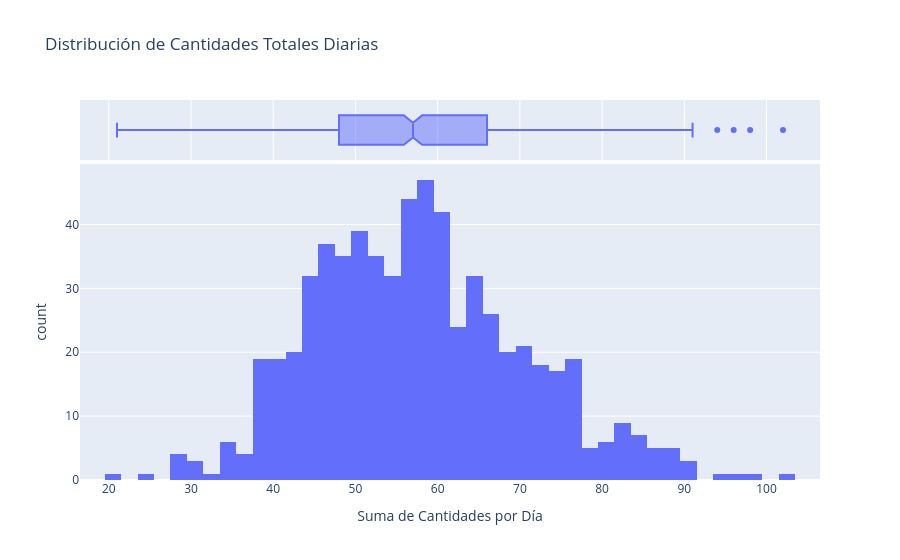

The code cell stored with this chart in its notebook:
### Code cell
# Agrupar por fecha para ver la distribución de ventas diarias
df_diario = df.groupby('fecha')['cantidad'].sum().reset_index()

fig = px.histogram(
    df_diario, 
    x="cantidad", 
    marginal="box",
    title="Distribución de Cantidades Totales Diarias",
    labels={'cantidad': 'Suma de Cantidades por Día'}
)
fig.show()

### Figure 1 — Plotly figure (JSON) as saved in the notebook; plotly's stock layout.template omitted (floating-point values rounded to 4 significant figures; data arrays with more than 128 entries replaced by an {"elided": "..."} marker saying what was removed)
{"data": [{"bingroup": "x", "hovertemplate": "Suma de Cantidades por Día=%{x}<br>count=%{y}<extra></extra>", "legendgroup": "", "marker": {"color": "#636efa", "pattern": {"shape": ""}}, "name": "", "orientation": "v", "showlegend": false, "type": "histogram", "x": {"elided": "642 int values"}, "xaxis": "x", "yaxis": "y"}, {"hovertemplate": "Suma de Cantidades por Día=%{x}<extra></extra>", "legendgroup": "", "marker": {"color": "#636efa"}, "name": "", "notched": true, "showlegend": false, "type": "box", "x": {"elided": "642 int values"}, "xaxis": "x2", "yaxis": "y2"}], "layout": {"barmode": "relative", "legend": {"tracegroupgap": 0}, "title": {"text": "Distribución de Cantidades Totales Diarias"}, "xaxis": {"anchor": "y", "domain": [0, 1], "title": {"text": "Suma de Cantidades por Día"}}, "xaxis2": {"anchor": "y2", "domain": [0, 1], "matches": "x", "showgrid": true, "showticklabels": false}, "yaxis": {"anchor": "x", "domain": [0, 0.8316], "title": {"text": "count"}}, "yaxis2": {"anchor": "x2", "domain": [0.8416, 1], "matches": "y2", "showgrid": false, "showline": false, "showticklabels": false, "ticks": ""}}}
